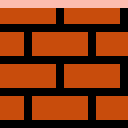
#> input picture above/brick.png, 16 x 16 px (shown 8 times larger)
$ python ironic.py
#> lines starting #> are read from the running program, lines starting #| are printed output that depends on the picture
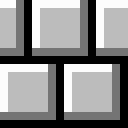
#> input picture castle/metal.png, 16 x 16 px, found by its file name (shown 8 times larger)
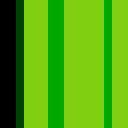
#> input picture below/pipe.png, 16 x 16 px, found by its file name (shown 8 times larger)
from PIL import Image
import math
from JsonReader import JsonMap

defaultc = 10


from os.path import join
ground_literal = "groundPlatform"


above = 0
below = 1

brick = 0
metal = 1
pipe = 2
brickCoin = 3
goomba = 4
ground = 5

BLOCK_SIZE = 16
IMAGE_EPSILON = 1

class BfsObject:
    # [7 lines left out: function __init__, not called in this run]

    def rect(self):
        return self.x, self.y, self.width, self.height


def save(img, name='out.png'):
    img.save(name)

class TextureStore:
    # [4 lines left out: function __init__, not called in this run]

    def searchitems(self):
        return self.rawsearch.items()


class ImageCrop:

    aboveitems = TextureStore({
        'brick' : Image.open(join('above', "brick.png")).histogram(),
        'metal': Image.open(join('above', "metal.png")).histogram(),
        'pipe': Image.open(join('above', "pipe.png")).histogram(),

#> (the run stopped early here; a loop or call above may not have finished)
